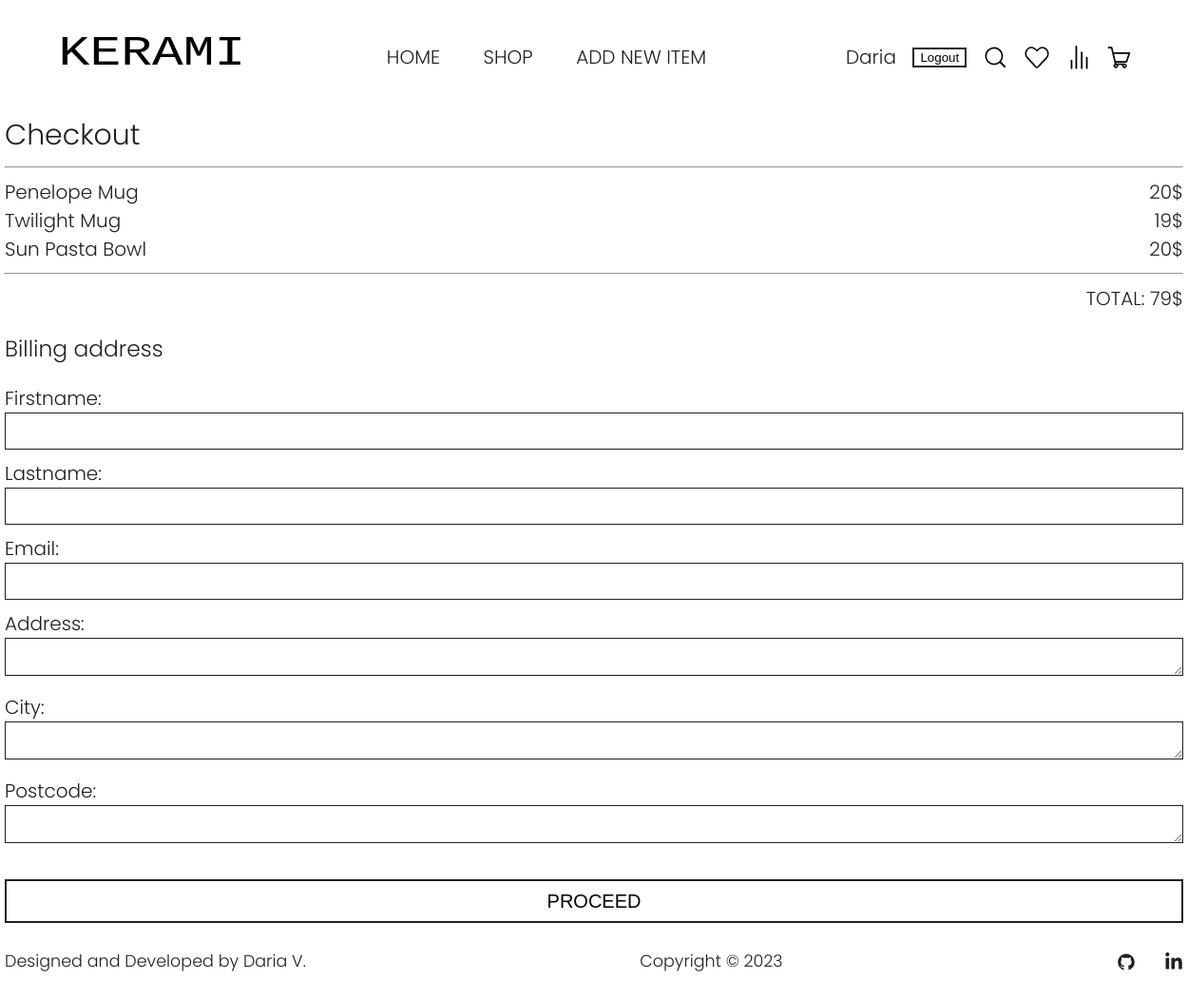
The page /checkout/ (signed in) on the database as committed earlier.
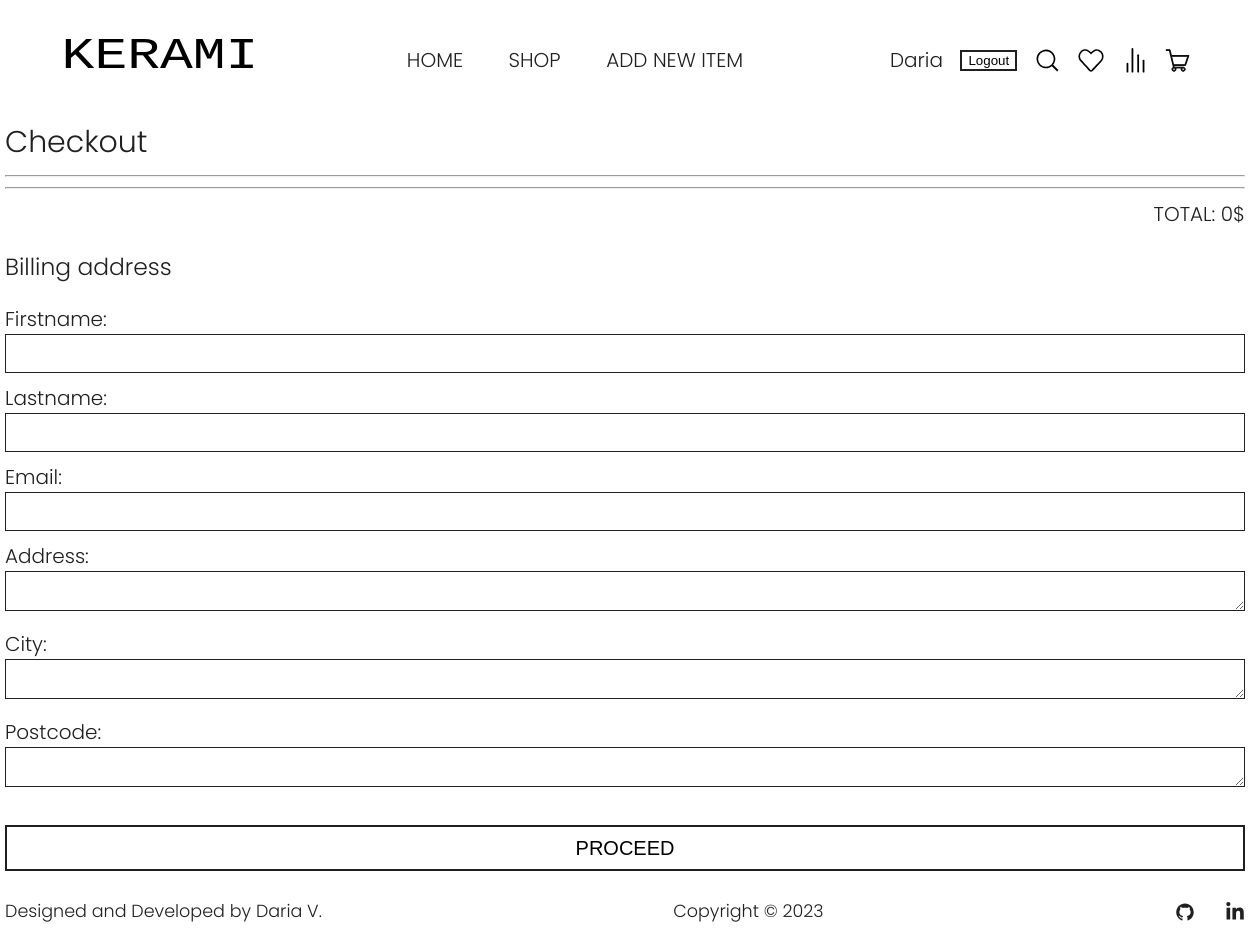
The same page on the database as committed later.
### home/models.py (models this page shows, shortened)
class Menu(models.Model):
    title = models.CharField(max_length=100)
    url = models.CharField(max_length=100)
    class Meta:
        verbose_name = 'Menu'
        verbose_name_plural = 'Menu'

### cart/models.py (models this page shows, shortened)
class Cart(models.Model):
    title = models.CharField(max_length=50)
    price = models.CharField(max_length=5)
    image = models.ImageField(upload_to='cart/images')
    quantity = models.PositiveIntegerField(default=1)
    user = models.ForeignKey(User, on_delete=models.CASCADE)
    main_item = models.ForeignKey(Item, on_delete=models.CASCADE)

### cart/views.py (the view)
# urls.py: path('checkout/', views.checkout, name='checkout'),
@login_required
def checkout(request):
    menu = Menu.objects.all()
    cart_items = Cart.objects.filter(user=request.user)
    total_price = sum(item.quantity * int(item.price.split('$')[0]) for item in cart_items)
    if request.method == 'POST':
        form = PurchaseForm(request.POST)
        if form.is_valid():
            new_purchase = form.save(commit=False)
            new_purchase.user = request.user
            new_purchase.total_price = total_price
            new_purchase.save()
            cart_items.delete()
            return redirect('cart')
    else:
        form = PurchaseForm()
    return render(request, 'cart/checkout.html',
                  {'form': form, 'menu': menu, 'cart_items': cart_items, 'total_price': total_price})

### cart/forms.py
class PurchaseForm(forms.ModelForm):
    class Meta:
        model = Purchase
        fields = [
            'firstname',
            'lastname',
            'email',
            'address',
            'city',
            'postcode',
        ]

### templates/cart/checkout.html (shortened to what this page needs)
{% extends 'home/base.html' %}
{% load static %}
{% block css %}
<link rel="stylesheet" href="{% static 'css/checkout.css' %}">
{% endblock %}
{% block content %}
<main>
    <section class="checkout-page">
        <div class="checkout container">
            <h1 class="checkout-title">Checkout</h1>
            <hr>
            <div class="cart-items">
                {% for item in cart_items %}
                <div class="item-info">
                    <span class="item-title">{{ item.title }}</span>
                    <span class="item-price">{{ item.price }}</span>
                </div>
                {% endfor %}
                <hr>
                <div class="total-price-checkout">
                    <span>TOTAL:</span>
                    <span>{{ total_price }}$</span>
                </div>
            </div>
            <div class="checkout-inputs">
                <h3 class="billing-address-title">Billing address</h3>
                <form method="post" class="bg">
                    {{ form.as_p }}
                    <div class="proceed-button">
                        <button type="submit" class="proceed btn">PROCEED</button>
                    </div>
                </form>
            </div>
        </div>
    </section>
</main>
{% endblock %}

### templates/home/base.html (shortened to what this page needs)
<!DOCTYPE html>
{% load static %}
<html lang="en">
<head>
    <link rel="stylesheet" href="{% static 'css/base.css' %}">
    {% block css %}{% endblock %}
</head>
<body>
{% block header %}
<header class="header-menu">
    <div class="header container">
        <div class="logo">
            <a href="{% url 'home' %}"><img src="{% static 'home/logo_ceramics.svg' %}" alt="KERAMI"></a>
        </div>
        <nav class="menu-nav">
            {% for m in menu %}
            <a class="menu-nav-item" href="{{ m.url }}">{{ m.title }}</a>
            {% endfor %}
            {% if user.is_staff %}
            <a class="menu-nav-item" href="{% url 'additem' %}">ADD NEW ITEM</a>
            {% endif %}
        </nav>
        <div class="right-items">
            {% if user.is_authenticated %}
            <a href="#">{{ user.username }}</a>
            <form action="{% url 'logout' %}" method="post">
                <button class="logout-btn">Logout</button>
            </form>
            {% else %}
            <a href="{% url 'login' %}">LOGIN</a>
            {% endif %}
            <a class="link-svg" href="#">
            </a>
            {% if user.is_authenticated %}
            <a class="link-svg" href="{% url 'favourites' %}">
                {% else %}
                <a class="link-svg" href="{% url 'login' %}">
                    {% endif %}
                </a>
            {% if user.is_authenticated %}
            <a class="link-svg" href="{% url 'comparison' %}">
                {% else %}
                <a class="link-svg" href="{% url 'login' %}">
                    {% endif %}
                </a>
            {% if user.is_authenticated %}
            <a class="link-svg" href="{% url 'cart' %}">
                {% else %}
                <a class="link-svg" href="{% url 'login' %}">
                    {% endif %}
                </a>
        </div>
    </div>
</header>
{% endblock header %}
{% block content %}
{% endblock content%}
<footer class="footer-nav">
    <div class="page-footer_wrapper container">
        <div class="footer-designer-name">
            <h3>Designed and Developed by Daria V.</h3>
        </div>
        <div class="footer-copyright">
            <h3>Copyright © 2023</h3>
        </div>
        <div class="footer-body">
            <ul class="footer-icons">
                <li class="social-icon">
                    <a href="https://github.com/dariavarlamovaa" target="_blank"
                       rel="noopener noreferrer">
                    </a>
                </li>
                <li class="social-icon">
                    <a href="https://www.linkedin.com/in/daria-varlamova-091537270/"
                       target="_blank" rel="noopener noreferrer">
                    </a>
                </li>
            </ul>
        </div>
    </div>
</footer>
</body>
</html>

Rows that differ between the two databases and show on the page:
removed Cart: title "Penelope Mug", price "20$"
removed Cart: title "Twilight Mug", price "19$"
removed Cart: title "Sun Pasta Bowl", price "20$"
Other text that changed with them:
{{ total_price }}: "79" → "0"
